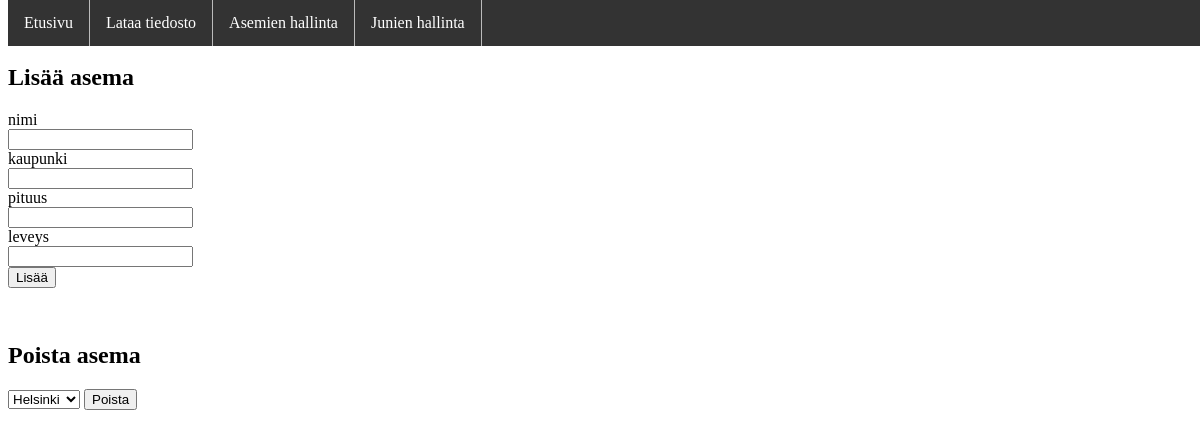
/junaApp/asema, run on an earlier commit of the app's database.
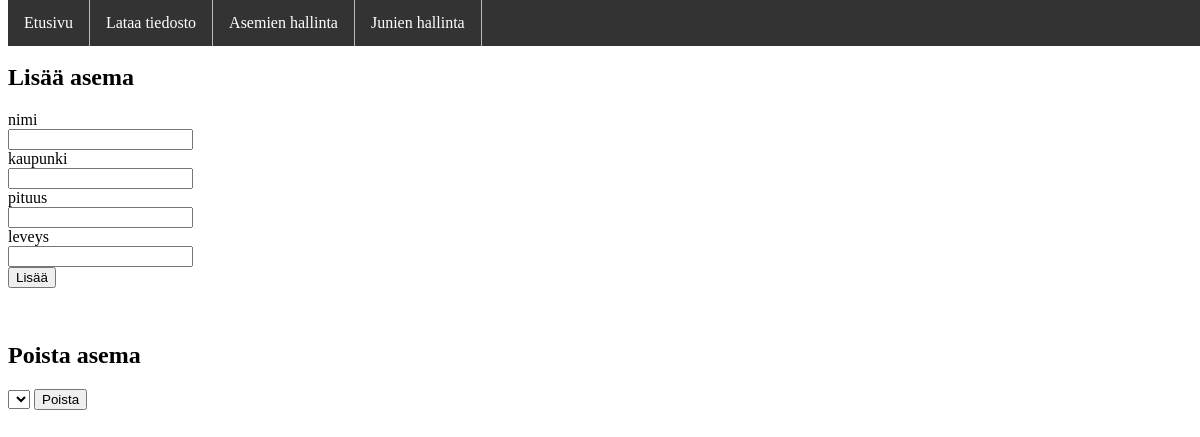
And on a later commit of the database.
### junaApp/models.py (models this page shows)
class Asema(models.Model):
    nimi = models.CharField(max_length=30, primary_key=True)
    kaupunki = models.CharField(max_length=30)
    pituus = models.DecimalField(max_digits=12, decimal_places=8, blank=True)
    leveys = models.DecimalField(max_digits=12, decimal_places=8, blank=True)

### junaApp/views/asema_views.py (the view, shortened to what this page needs)
def asema(request):
    asemat = Asema.objects.raw('SELECT nimi FROM junaApp_Asema')
    return render(request, 'junaApp/asema.html', {'asemat' : [asema.nimi for asema in asemat]})

### junaApp/templates/junaApp/asema.html (shortened to what this page needs)
<!DOCTYPE html>
<html lang="en">
    <head>
    </head>
    <body>
        {% include "junaApp/navigation.html" %}
        <form class="form" action='{% url "asema" %}' method="post">
            <br><br>
            <h2>Lisää asema</h2>
            <span class="input-group-addon wide">nimi</span><br>
            <input type="text" name="nimi" value={{nimi}}><br>
            <span class="input-group-addon wide">kaupunki</span><br>
            <input type="text" name="kaupunki" value={{kaupunki}}><br>
            <span class="input-group-addon wide">pituus</span><br>
            <input type="text" name="pituus" value={{pituus}}><br>
            <span class="input-group-addon wide">leveys</span><br>
            <input type="text" name="leveys" value={{leveys}}><br>
            <button type="submit">Lisää</button>
        </form>
    <br>
    <form class="form" action='{% url "asema" %}' method="post">
        <h2>Poista asema</h2>
        <select name="asema" id="asema" class="form-control form-field">
            {% for asema in asemat %}
                <option value="{{ asema }}">{{ asema }}</option>
            {% endfor %}
        </select>
        <button type="submit">Poista</button>
    </form>
    </body>
</html>

### junaApp/templates/junaApp/navigation.html (shortened to what this page needs)
<html>
<head>
</head>
<body>
<ul>
    <li><a href='{% url "index" %}'><span>Etusivu</span></a></li>
    <li><a href='{% url "lataus" %}'><span>Lataa tiedosto</span></a></li>
    <li><a href='{% url "asema" %}'><span>Asemien hallinta</span></a></li>
    <li><a href='{% url "juna" %}'><span>Junien hallinta</span></a></li>
</ul>
</body>
</html>

### junaApp/templates/junaApp/navigation.html (style rules this page uses)
ul { list-style-type: none; margin: 0; padding: 0; overflow: hidden; background-color: #333; position: fixed; top: 0; width: 100%; }
li { float: left; }
li a { display: block; color: white; text-align: center; padding: 14px 16px; text-decoration: none; border-right: 1px solid #bbb; }

What changed in the data, as far as the page shows it:
removed Asema: asema "Helsinki"
